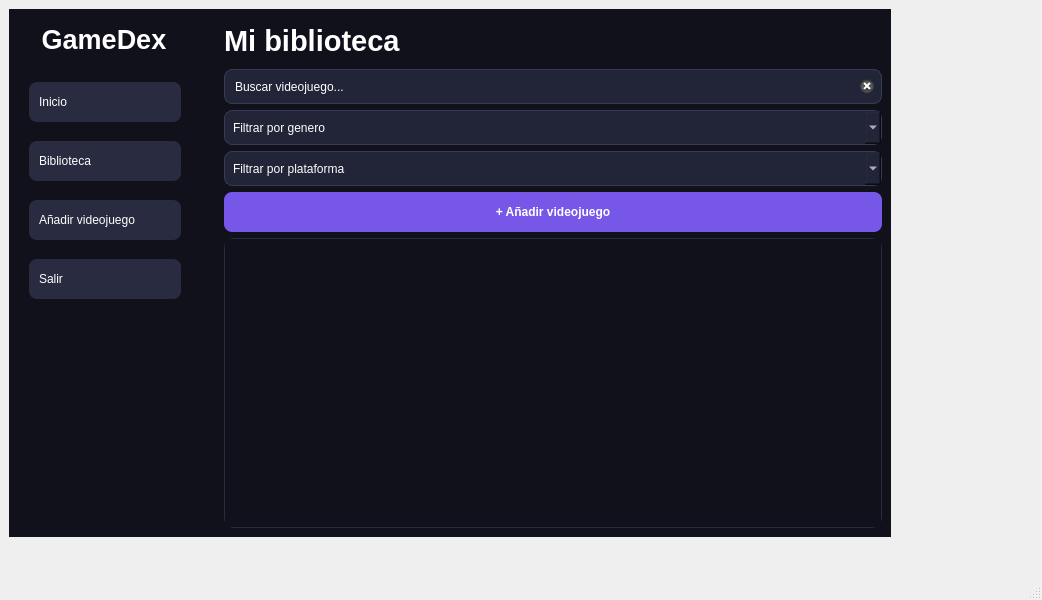
<?xml version="1.0" encoding="UTF-8"?>
<ui version="4.0">
 <class>MainWindow</class>
 <widget class="QMainWindow" name="MainWindow">
  <property name="geometry">
   <rect>
    <x>0</x>
    <y>0</y>
    <width>1042</width>
    <height>600</height>
   </rect>
  </property>
  <property name="minimumSize">
   <size>
    <width>900</width>
    <height>600</height>
   </size>
  </property>
  <property name="windowTitle">
   <string>GameDex</string>
  </property>
  <widget class="QWidget" name="centralwidget">
   <widget class="QWidget" name="contenedorPrincipal" native="true">
    <property name="geometry">
     <rect>
      <x>9</x>
      <y>9</y>
      <width>882</width>
      <height>528</height>
     </rect>
    </property>
    <property name="styleSheet">
     <string notr="true">background-color: #10111B;
border: none;</string>
    </property>
    <layout class="QHBoxLayout" name="horizontalLayout">
     <item>
      <widget class="QFrame" name="panelLateral">
       <property name="enabled">
        <bool>true</bool>
       </property>
       <property name="minimumSize">
        <size>
         <width>200</width>
         <height>0</height>
        </size>
       </property>
       <property name="maximumSize">
        <size>
         <width>220</width>
         <height>16777215</height>
        </size>
       </property>
       <property name="frameShape">
        <enum>QFrame::Shape::StyledPanel</enum>
       </property>
       <property name="frameShadow">
        <enum>QFrame::Shadow::Raised</enum>
       </property>
       <widget class="QLabel" name="lblLogo">
        <property name="geometry">
         <rect>
          <x>20</x>
          <y>0</y>
          <width>150</width>
          <height>60</height>
         </rect>
        </property>
        <property name="minimumSize">
         <size>
          <width>0</width>
          <height>60</height>
         </size>
        </property>
        <property name="font">
         <font>
          <pointsize>20</pointsize>
          <bold>true</bold>
         </font>
        </property>
        <property name="styleSheet">
         <string notr="true">QLabel {
    color: #FFFFFF;
    font-weight: bold;
}</string>
        </property>
        <property name="text">
         <string>GameDex</string>
        </property>
        <property name="alignment">
         <set>Qt::AlignmentFlag::AlignCenter</set>
        </property>
       </widget>
       <widget class="QWidget" name="layoutWidget">
        <property name="geometry">
         <rect>
          <x>20</x>
          <y>60</y>
          <width>152</width>
          <height>246</height>
         </rect>
        </property>
        <layout class="QVBoxLayout" name="verticalLayout_2">
         <item>
          <widget class="QPushButton" name="btnInicio">
           <property name="sizePolicy">
            <sizepolicy hsizetype="Expanding" vsizetype="Fixed">
             <horstretch>0</horstretch>
             <verstretch>0</verstretch>
            </sizepolicy>
           </property>
           <property name="minimumSize">
            <size>
             <width>150</width>
             <height>40</height>
            </size>
           </property>
           <property name="styleSheet">
            <string notr="true">QPushButton {
    background-color: #292B40;
    color: white;
    border: none;
    border-radius: 8px;
    padding: 10px;
    text-align: left;
}

QPushButton:hover {
    background-color: #7657E8;
}</string>
           </property>
           <property name="text">
            <string>Inicio</string>
           </property>
          </widget>
         </item>
         <item>
          <widget class="QPushButton" name="btnBiblioteca">
           <property name="sizePolicy">
            <sizepolicy hsizetype="Expanding" vsizetype="Fixed">
             <horstretch>0</horstretch>
             <verstretch>0</verstretch>
            </sizepolicy>
           </property>
           <property name="minimumSize">
            <size>
             <width>150</width>
             <height>40</height>
            </size>
           </property>
           <property name="styleSheet">
            <string notr="true">QPushButton {
    background-color: #292B40;
    color: white;
    border: none;
    border-radius: 8px;
    padding: 10px;
    text-align: left;
}

QPushButton:hover {
    background-color: #7657E8;
}</string>
           </property>
           <property name="text">
            <string>Biblioteca</string>
           </property>
          </widget>
         </item>
         <item>
          <widget class="QPushButton" name="btnAnadir">
           <property name="sizePolicy">
            <sizepolicy hsizetype="Expanding" vsizetype="Fixed">
             <horstretch>0</horstretch>
             <verstretch>0</verstretch>
            </sizepolicy>
           </property>
           <property name="minimumSize">
            <size>
             <width>150</width>
             <height>40</height>
            </size>
           </property>
           <property name="styleSheet">
            <string notr="true">QPushButton {
    background-color: #292B40;
    color: white;
    border: none;
    border-radius: 8px;
    padding: 10px;
    text-align: left;
}

QPushButton:hover {
    background-color: #7657E8;
}</string>
           </property>
           <property name="text">
            <string>Añadir videojuego</string>
           </property>
          </widget>
         </item>
         <item>
          <widget class="QPushButton" name="btnSalir">
           <property name="sizePolicy">
            <sizepolicy hsizetype="Expanding" vsizetype="Fixed">
             <horstretch>0</horstretch>
             <verstretch>0</verstretch>
            </sizepolicy>
           </property>
           <property name="minimumSize">
            <size>
             <width>150</width>
             <height>40</height>
            </size>
           </property>
           <property name="styleSheet">
            <string notr="true">QPushButton {
    background-color: #292B40;
    color: white;
    border: none;
    border-radius: 8px;
    padding: 10px;
    text-align: left;
}

QPushButton:hover {
    background-color: #7657E8;
}</string>
           </property>
           <property name="text">
            <string>Salir</string>
           </property>
          </widget>
         </item>
        </layout>
       </widget>
      </widget>
     </item>
     <item>
      <widget class="QStackedWidget" name="contenidoPrincipal">
       <property name="styleSheet">
        <string notr="true">background-color: #10111B;
border: none;</string>
       </property>
       <property name="currentIndex">
        <number>1</number>
       </property>
       <widget class="QWidget" name="pageInicio">
        <property name="styleSheet">
         <string notr="true">background-color: #10111B;</string>
        </property>
        <widget class="QWidget" name="layoutWidget">
         <property name="geometry">
          <rect>
           <x>120</x>
           <y>30</y>
           <width>384</width>
           <height>130</height>
          </rect>
         </property>
         <layout class="QVBoxLayout" name="verticalLayout_3">
          <item>
           <widget class="QLabel" name="lblTituloInicio">
            <property name="minimumSize">
             <size>
              <width>0</width>
              <height>50</height>
             </size>
            </property>
            <property name="font">
             <font>
              <pointsize>26</pointsize>
              <bold>true</bold>
             </font>
            </property>
            <property name="styleSheet">
             <string notr="true">QLabel {
    color: white;
    font-weight: bold;
}</string>
            </property>
            <property name="text">
             <string>Bienvenido a GameDex</string>
            </property>
           </widget>
          </item>
          <item>
           <widget class="QLabel" name="lblSubtituloInicio">
            <property name="minimumSize">
             <size>
              <width>0</width>
              <height>30</height>
             </size>
            </property>
            <property name="font">
             <font>
              <pointsize>12</pointsize>
             </font>
            </property>
            <property name="styleSheet">
             <string notr="true">QLabel {
    color: #A5A7BD;
}</string>
            </property>
            <property name="text">
             <string>Tu biblioteca personal de videojuegos</string>
            </property>
           </widget>
          </item>
          <item>
           <widget class="QPushButton" name="btnIrBiblioteca">
            <property name="styleSheet">
             <string notr="true">QPushButton {
    background-color: #7657E8;
    color: white;
    border: none;
    border-radius: 8px;
    padding: 10px 16px;
    font-weight: bold;
}

QPushButton:hover {
    background-color: #896FF0;
}</string>
            </property>
            <property name="text">
             <string>Ver mi biblioteca</string>
            </property>
           </widget>
          </item>
         </layout>
        </widget>
       </widget>
       <widget class="QWidget" name="pageBiblioteca">
        <property name="styleSheet">
         <string notr="true">background-color: #10111B;</string>
        </property>
        <layout class="QVBoxLayout" name="verticalLayout">
         <item>
          <layout class="QVBoxLayout" name="verticalLayout_4">
           <item>
            <widget class="QLabel" name="lblTituloBiblioteca">
             <property name="minimumSize">
              <size>
               <width>0</width>
               <height>45</height>
              </size>
             </property>
             <property name="font">
              <font>
               <pointsize>22</pointsize>
               <bold>true</bold>
              </font>
             </property>
             <property name="styleSheet">
              <string notr="true">QLabel {
    color: white;
    font-weight: bold;
}</string>
             </property>
             <property name="text">
              <string>Mi biblioteca</string>
             </property>
            </widget>
           </item>
           <item>
            <widget class="QLineEdit" name="textBuscar">
             <property name="minimumSize">
              <size>
               <width>250</width>
               <height>35</height>
              </size>
             </property>
             <property name="styleSheet">
              <string notr="true">QLineEdit {
    background-color: #222438;
    color: white;
    border: 1px solid #393B55;
    border-radius: 8px;
    padding: 8px;
}</string>
             </property>
             <property name="text">
              <string>Buscar videojuego...</string>
             </property>
             <property name="clearButtonEnabled">
              <bool>true</bool>
             </property>
            </widget>
           </item>
           <item>
            <widget class="QComboBox" name="cmbGenero">
             <property name="minimumSize">
              <size>
               <width>180</width>
               <height>35</height>
              </size>
             </property>
             <property name="styleSheet">
              <string notr="true">QComboBox {
    background-color: #222438;
    color: white;
    border: 1px solid #393B55;
    border-radius: 8px;
    padding: 8px;
}

QComboBox QAbstractItemView {
    background-color: #222438;
    color: white;
    selection-background-color: #7657E8;
}</string>
             </property>
             <property name="placeholderText">
              <string>Filtrar por genero</string>
             </property>
            </widget>
           </item>
           <item>
            <widget class="QComboBox" name="cmbPlataforma">
             <property name="minimumSize">
              <size>
               <width>180</width>
               <height>35</height>
              </size>
             </property>
             <property name="styleSheet">
              <string notr="true">QComboBox {
    background-color: #222438;
    color: white;
    border: 1px solid #393B55;
    border-radius: 8px;
    padding: 8px;
}

QComboBox QAbstractItemView {
    background-color: #222438;
    color: white;
    selection-background-color: #7657E8;
}</string>
             </property>
             <property name="placeholderText">
              <string>Filtrar por plataforma</string>
             </property>
            </widget>
           </item>
           <item>
            <widget class="QPushButton" name="btnNuevoJuego">
             <property name="minimumSize">
              <size>
               <width>180</width>
               <height>40</height>
              </size>
             </property>
             <property name="styleSheet">
              <string notr="true">QPushButton {
    background-color: #7657E8;
    color: white;
    border: none;
    border-radius: 8px;
    padding: 10px 16px;
    font-weight: bold;
}

QPushButton:hover {
    background-color: #896FF0;
}</string>
             </property>
             <property name="text">
              <string>+ Añadir videojuego</string>
             </property>
            </widget>
           </item>
          </layout>
         </item>
         <item>
          <widget class="QScrollArea" name="scrollArea">
           <property name="styleSheet">
            <string notr="true">QScrollArea {
    background-color: #171827;
    border: 1px solid #292B40;
    border-radius: 10px;
}</string>
           </property>
           <property name="widgetResizable">
            <bool>true</bool>
           </property>
           <widget class="QWidget" name="scrollAreaJuegos">
            <property name="geometry">
             <rect>
              <x>0</x>
              <y>0</y>
              <width>638</width>
              <height>265</height>
             </rect>
            </property>
            <property name="sizePolicy">
             <sizepolicy hsizetype="Preferred" vsizetype="Expanding">
              <horstretch>0</horstretch>
              <verstretch>0</verstretch>
             </sizepolicy>
            </property>
            <property name="minimumSize">
             <size>
              <width>0</width>
              <height>250</height>
             </size>
            </property>
            <widget class="QWidget" name="contenedorTarjetas" native="true">
             <property name="geometry">
              <rect>
               <x>20</x>
               <y>0</y>
               <width>636</width>
               <height>266</height>
              </rect>
             </property>
             <property name="sizePolicy">
              <sizepolicy hsizetype="Preferred" vsizetype="Expanding">
               <horstretch>0</horstretch>
               <verstretch>0</verstretch>
              </sizepolicy>
             </property>
             <property name="minimumSize">
              <size>
               <width>0</width>
               <height>0</height>
              </size>
             </property>
            </widget>
           </widget>
          </widget>
         </item>
        </layout>
       </widget>
      </widget>
     </item>
    </layout>
   </widget>
  </widget>
  <widget class="QMenuBar" name="menubar">
   <property name="geometry">
    <rect>
     <x>0</x>
     <y>0</y>
     <width>1042</width>
     <height>33</height>
    </rect>
   </property>
  </widget>
  <widget class="QStatusBar" name="statusbar"/>
 </widget>
 <resources/>
 <connections/>
</ui>
